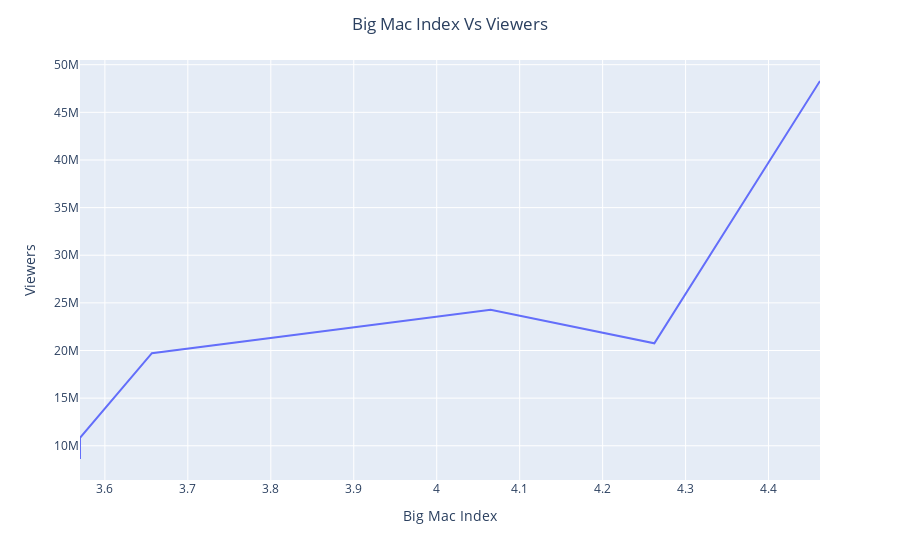

Notebook source saved alongside this figure:
### Markdown cell above
#### Is the Number of Viewers related to the Big Mac Index?

### Code cell
fig = px.line(seasons, y="us_viewers", x="local_price")
fig.update_layout(title='Big Mac Index Vs Viewers',title_x=0.5,
                   xaxis_title='Big Mac Index',
                   yaxis_title='Viewers')
fig.show()

### Figure 1 — Plotly figure (JSON) as saved in the notebook; plotly's stock layout.template omitted (floating-point values rounded to 4 significant figures)
{"data": [{"hovertemplate": "local_price=%{x}<br>us_viewers=%{y}<extra></extra>", "legendgroup": "", "line": {"color": "#636efa", "dash": "solid"}, "marker": {"symbol": "circle"}, "mode": "lines", "name": "", "orientation": "v", "showlegend": false, "type": "scatter", "x": [3.57, 3.57, 3.657, 4.065, 4.262, 4.462], "xaxis": "x", "y": [8610000, 10840000, 19720000, 24270000, 20760000, 48290000], "yaxis": "y"}], "layout": {"legend": {"tracegroupgap": 0}, "margin": {"t": 60}, "title": {"text": "Big Mac Index Vs Viewers", "x": 0.5}, "xaxis": {"anchor": "y", "domain": [0, 1], "title": {"text": "Big Mac Index"}}, "yaxis": {"anchor": "x", "domain": [0, 1], "title": {"text": "Viewers"}}}}
